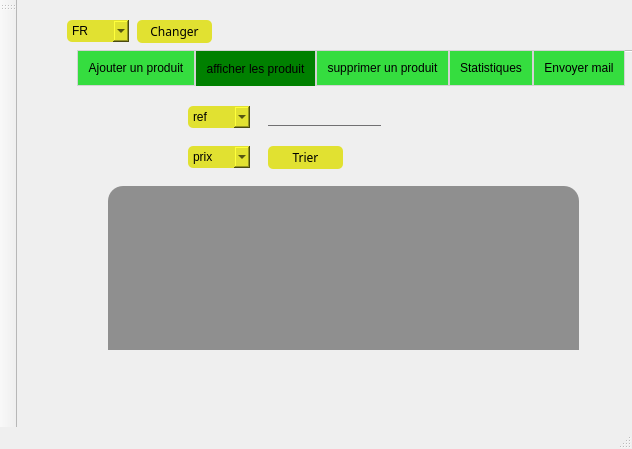
<?xml version="1.0" encoding="UTF-8"?>
<ui version="4.0">
 <class>MainWindow</class>
 <widget class="QMainWindow" name="MainWindow">
  <property name="geometry">
   <rect>
    <x>0</x>
    <y>0</y>
    <width>632</width>
    <height>449</height>
   </rect>
  </property>
  <property name="windowTitle">
   <string>Gestion des Clients</string>
  </property>
  <property name="styleSheet">
   <string notr="true">QLineEdit
{
font-family:century-gothic;
background:transparent;
border:none;

border-bottom:1px solid #717072;
}
QToolTip
{
     border: 1px solid black;
     background-color: #ffa02f;
     padding: 1px;
     border-radius: 3px;
     opacity: 100;
}
QComboBox
{
background-color: #808000;
border-radius:5px;}
QTableView
{
background:#333;

background:rgba(0,0,0,0.4);
border-radius:15px;
}
QLabel
{
font-family:century-gothic;
font-size:12px;

background:transparent;


}
QLineEdit
{
font-family:century-gothic;
background:transparent;
border:none;

border-bottom:1px solid #717072;
}
QPushButton
{
font-family:century-gothic;
background-color:	rgb(225, 225, 49);
border-radius:5px;}
QPushButton:hover
{
color:#333;
background:rgb(177, 91, 32);
}
QComboBox
{
background-color: rgb(225, 225, 49);
border-radius:5px;}
QDateEdit
{
background-color: rgb(145, 200, 241);
border-radius:5px;}

</string>
  </property>
  <widget class="QWidget" name="centralWidget">
   <widget class="QTabWidget" name="tabWidget">
    <property name="geometry">
     <rect>
      <x>60</x>
      <y>50</y>
      <width>571</width>
      <height>301</height>
     </rect>
    </property>
    <property name="styleSheet">
     <string notr="true">QTabWidget::pane {
  border: 1px solid lightgray;
  top:-1px; 
  background-color: rgb(53,221,63);
} 
QTabBar::tab {
  background:  rgb(53,221,63);
  border: 1px solid lightgray; 
  padding: 10px;
} 
QTabBar::tab:selected { 
  background:  green;
  margin-bottom: -1px; 
}</string>
    </property>
    <property name="currentIndex">
     <number>1</number>
    </property>
    <property name="documentMode">
     <bool>true</bool>
    </property>
    <widget class="QWidget" name="tab">
     <attribute name="title">
      <string>Ajouter un produit</string>
     </attribute>
     <widget class="QGroupBox" name="groupBox">
      <property name="geometry">
       <rect>
        <x>19</x>
        <y>20</y>
        <width>501</width>
        <height>321</height>
       </rect>
      </property>
      <property name="title">
       <string>Ajout</string>
      </property>
      <widget class="QLabel" name="label">
       <property name="geometry">
        <rect>
         <x>20</x>
         <y>30</y>
         <width>61</width>
         <height>21</height>
        </rect>
       </property>
       <property name="text">
        <string>Identifiant</string>
       </property>
      </widget>
      <widget class="QLabel" name="label_2">
       <property name="geometry">
        <rect>
         <x>20</x>
         <y>70</y>
         <width>47</width>
         <height>14</height>
        </rect>
       </property>
       <property name="text">
        <string>Nom</string>
       </property>
      </widget>
      <widget class="QLabel" name="label_3">
       <property name="geometry">
        <rect>
         <x>20</x>
         <y>110</y>
         <width>71</width>
         <height>21</height>
        </rect>
       </property>
       <property name="text">
        <string>Catégorie</string>
       </property>
      </widget>
      <widget class="QLineEdit" name="le_id">
       <property name="geometry">
        <rect>
         <x>110</x>
         <y>30</y>
         <width>113</width>
         <height>20</height>
        </rect>
       </property>
      </widget>
      <widget class="QLineEdit" name="le_nom">
       <property name="geometry">
        <rect>
         <x>110</x>
         <y>70</y>
         <width>113</width>
         <height>20</height>
        </rect>
       </property>
      </widget>
      <widget class="QLineEdit" name="le_categorie">
       <property name="geometry">
        <rect>
         <x>110</x>
         <y>110</y>
         <width>113</width>
         <height>20</height>
        </rect>
       </property>
      </widget>
      <widget class="QPushButton" name="pb_ajouter">
       <property name="geometry">
        <rect>
         <x>300</x>
         <y>220</y>
         <width>75</width>
         <height>23</height>
        </rect>
       </property>
       <property name="text">
        <string>Ajouter</string>
       </property>
      </widget>
      <widget class="QLineEdit" name="le_prix">
       <property name="geometry">
        <rect>
         <x>110</x>
         <y>150</y>
         <width>113</width>
         <height>20</height>
        </rect>
       </property>
      </widget>
      <widget class="QLineEdit" name="le_quantite">
       <property name="geometry">
        <rect>
         <x>80</x>
         <y>200</y>
         <width>113</width>
         <height>20</height>
        </rect>
       </property>
      </widget>
      <widget class="QLabel" name="label_5">
       <property name="geometry">
        <rect>
         <x>20</x>
         <y>150</y>
         <width>47</width>
         <height>21</height>
        </rect>
       </property>
       <property name="text">
        <string>Prix</string>
       </property>
      </widget>
      <widget class="QLabel" name="label_6">
       <property name="geometry">
        <rect>
         <x>20</x>
         <y>203</y>
         <width>47</width>
         <height>21</height>
        </rect>
       </property>
       <property name="text">
        <string>Quantite</string>
       </property>
      </widget>
      <widget class="QPushButton" name="pushButton">
       <property name="geometry">
        <rect>
         <x>300</x>
         <y>180</y>
         <width>75</width>
         <height>23</height>
        </rect>
       </property>
       <property name="text">
        <string>modifier</string>
       </property>
      </widget>
      <widget class="QPushButton" name="pushButton_6">
       <property name="geometry">
        <rect>
         <x>300</x>
         <y>30</y>
         <width>75</width>
         <height>23</height>
        </rect>
       </property>
       <property name="text">
        <string>Generer</string>
       </property>
      </widget>
     </widget>
    </widget>
    <widget class="QWidget" name="tab_2">
     <attribute name="title">
      <string>afficher les produit</string>
     </attribute>
     <widget class="QTableView" name="tab_produit">
      <property name="geometry">
       <rect>
        <x>30</x>
        <y>100</y>
        <width>471</width>
        <height>201</height>
       </rect>
      </property>
     </widget>
     <widget class="QLineEdit" name="Rech">
      <property name="geometry">
       <rect>
        <x>190</x>
        <y>20</y>
        <width>113</width>
        <height>20</height>
       </rect>
      </property>
     </widget>
     <widget class="QComboBox" name="selon">
      <property name="geometry">
       <rect>
        <x>110</x>
        <y>20</y>
        <width>62</width>
        <height>22</height>
       </rect>
      </property>
      <item>
       <property name="text">
        <string>ref</string>
       </property>
      </item>
      <item>
       <property name="text">
        <string>nom</string>
       </property>
      </item>
      <item>
       <property name="text">
        <string>categorie</string>
       </property>
      </item>
     </widget>
     <widget class="QComboBox" name="comboBoxTri">
      <property name="geometry">
       <rect>
        <x>110</x>
        <y>60</y>
        <width>62</width>
        <height>22</height>
       </rect>
      </property>
      <item>
       <property name="text">
        <string>prix</string>
       </property>
      </item>
      <item>
       <property name="text">
        <string>categorie</string>
       </property>
      </item>
      <item>
       <property name="text">
        <string>nom</string>
       </property>
      </item>
     </widget>
     <widget class="QPushButton" name="pushButton_3">
      <property name="geometry">
       <rect>
        <x>190</x>
        <y>60</y>
        <width>75</width>
        <height>23</height>
       </rect>
      </property>
      <property name="text">
       <string>Trier</string>
      </property>
     </widget>
    </widget>
    <widget class="QWidget" name="tab_3">
     <attribute name="title">
      <string>supprimer un produit</string>
     </attribute>
     <widget class="QLabel" name="label_4">
      <property name="geometry">
       <rect>
        <x>40</x>
        <y>40</y>
        <width>61</width>
        <height>16</height>
       </rect>
      </property>
      <property name="text">
       <string>Identifiant</string>
      </property>
     </widget>
     <widget class="QPushButton" name="pb_supprimer">
      <property name="geometry">
       <rect>
        <x>140</x>
        <y>110</y>
        <width>75</width>
        <height>23</height>
       </rect>
      </property>
      <property name="text">
       <string>Supprimer</string>
      </property>
     </widget>
     <widget class="QLineEdit" name="le_id_supp">
      <property name="geometry">
       <rect>
        <x>120</x>
        <y>40</y>
        <width>113</width>
        <height>20</height>
       </rect>
      </property>
     </widget>
    </widget>
    <widget class="QWidget" name="tab_4">
     <attribute name="title">
      <string>Statistiques</string>
     </attribute>
     <widget class="QFrame" name="horizontalFrame">
      <property name="geometry">
       <rect>
        <x>20</x>
        <y>10</y>
        <width>491</width>
        <height>311</height>
       </rect>
      </property>
      <property name="styleSheet">
       <string notr="true">background-color:transparent;</string>
      </property>
      <layout class="QHBoxLayout" name="horizontalLayout"/>
     </widget>
    </widget>
    <widget class="QWidget" name="tab_5">
     <attribute name="title">
      <string>Envoyer mail</string>
     </attribute>
     <widget class="QPushButton" name="pushButton_4">
      <property name="geometry">
       <rect>
        <x>210</x>
        <y>210</y>
        <width>75</width>
        <height>23</height>
       </rect>
      </property>
      <property name="text">
       <string>Envoyer</string>
      </property>
     </widget>
     <widget class="QPlainTextEdit" name="texte">
      <property name="geometry">
       <rect>
        <x>180</x>
        <y>120</y>
        <width>131</width>
        <height>71</height>
       </rect>
      </property>
     </widget>
     <widget class="QLineEdit" name="objet">
      <property name="geometry">
       <rect>
        <x>190</x>
        <y>80</y>
        <width>113</width>
        <height>20</height>
       </rect>
      </property>
     </widget>
     <widget class="QLineEdit" name="destinataire">
      <property name="geometry">
       <rect>
        <x>190</x>
        <y>40</y>
        <width>113</width>
        <height>20</height>
       </rect>
      </property>
     </widget>
    </widget>
   </widget>
   <widget class="QComboBox" name="comboBox">
    <property name="geometry">
     <rect>
      <x>50</x>
      <y>20</y>
      <width>62</width>
      <height>22</height>
     </rect>
    </property>
    <item>
     <property name="text">
      <string>FR</string>
     </property>
    </item>
    <item>
     <property name="text">
      <string>ENG</string>
     </property>
    </item>
   </widget>
   <widget class="QPushButton" name="pushButton_5">
    <property name="geometry">
     <rect>
      <x>120</x>
      <y>20</y>
      <width>75</width>
      <height>23</height>
     </rect>
    </property>
    <property name="text">
     <string>Changer</string>
    </property>
   </widget>
   <widget class="QLabel" name="label_8">
    <property name="geometry">
     <rect>
      <x>0</x>
      <y>0</y>
      <width>632</width>
      <height>449</height>
     </rect>
    </property>
    <property name="text">
     <string/>
    </property>
   </widget>
   <zorder>label_8</zorder>
   <zorder>tabWidget</zorder>
   <zorder>comboBox</zorder>
   <zorder>pushButton_5</zorder>
  </widget>
  <widget class="QMenuBar" name="menuBar">
   <property name="geometry">
    <rect>
     <x>0</x>
     <y>0</y>
     <width>632</width>
     <height>22</height>
    </rect>
   </property>
  </widget>
  <widget class="QToolBar" name="mainToolBar">
   <attribute name="toolBarArea">
    <enum>LeftToolBarArea</enum>
   </attribute>
   <attribute name="toolBarBreak">
    <bool>false</bool>
   </attribute>
  </widget>
  <widget class="QStatusBar" name="statusBar"/>
 </widget>
 <layoutdefault spacing="6" margin="11"/>
 <resources/>
 <connections/>
</ui>
